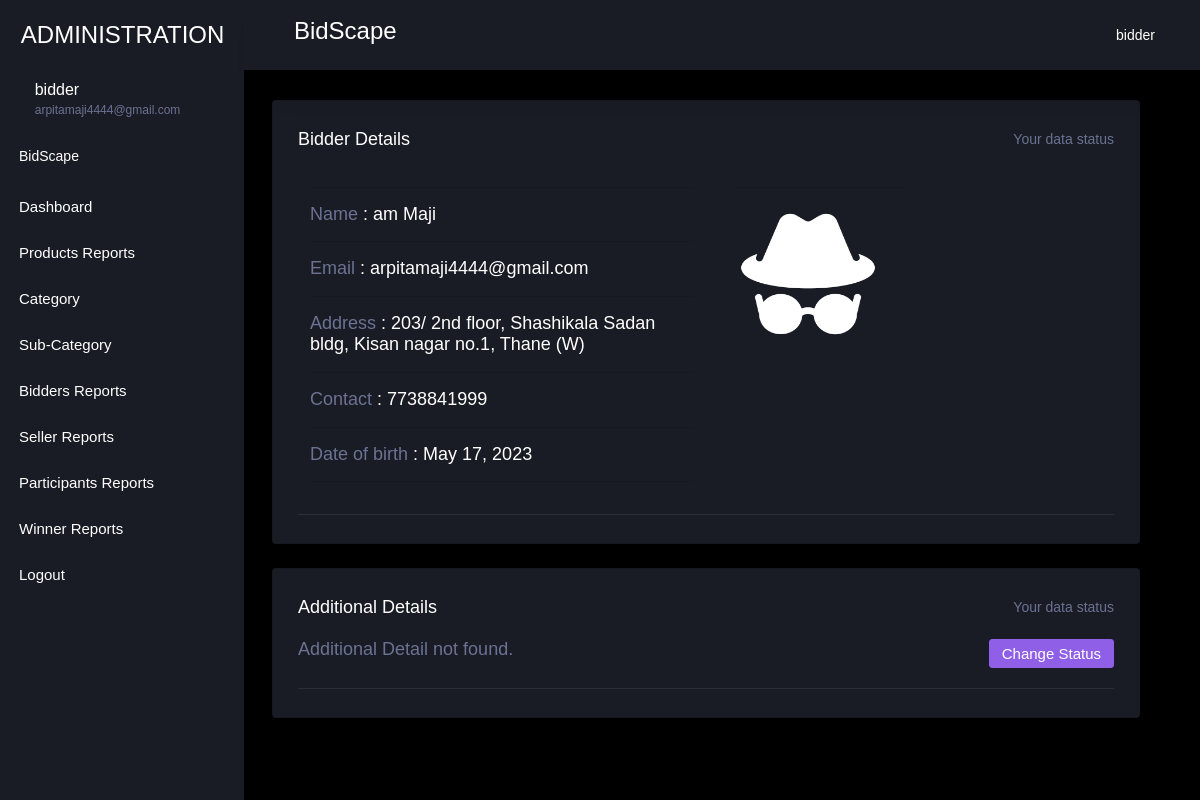
Screenshot of /bidder_detail/9 (signed in) with the database file from the repository.
### bid_app/models.py (models this page shows, shortened)
class AuctionUser(models.Model):
    user = models.ForeignKey(User,on_delete=models.CASCADE,null=True, blank=True)
    dob = models.DateField(null=True, blank=True)
    address = models.CharField(max_length=100,null=True, blank=True)
    contact = models.CharField(max_length=10,null=True, blank=True)
    image = models.FileField(null=True, blank=True)
    user_type = models.CharField(max_length=100,null=True, blank=True)
    status = models.CharField(max_length=100,null=True, blank=True, default="pending")
    membership = models.ForeignKey(Member_fee,on_delete=models.CASCADE,null=True, blank=True)
    created = models.DateTimeField(auto_now_add=True)
    adhar_card = models.FileField(null=True, blank=True)
    pan_card = models.FileField(null=True, blank=True)
    bank_statement = models.FileField(null=True, blank=True)
    adhar_number = models.CharField(max_length=100,null=True, blank=True)
    pan_number = models.CharField(max_length=100,null=True, blank=True)
    account_number = models.CharField(max_length=100,null=True, blank=True)
    agree = models.BooleanField(null=True, blank=True)
    email_verification = models.BooleanField(null=True, blank=True)
    otp = models.CharField(max_length=100,null=True, blank=True)

### bid_app/views.py (the view)
# urls.py: path('bidder_detail/<int:pid>', bidder_detail, name="bidder_detail"),
def bidder_detail(request,pid):
    if not request.user.is_authenticated:
        return redirect('loginadmin')
    data = AuctionUser.objects.get(id=pid)
    d = {'data':data}
    return render(request,'administration/bidder_detail.html',d)

### bid_app/templates/administration/bidder_detail.html
{% extends 'administration/index.html' %}
{% load static %}
{% block body %}
{% load custom_tags %}
<div class="main-panel">
    <div class="content-wrapper">
      <div class="row">
        <div class="col-md-12 grid-margin stretch-card">
          <div class="card">
            <div class="card-body">
              <div class="d-flex flex-row justify-content-between">
                <h4 class="card-title mb-1">Bidder Details</h4>
                <p class="text-muted mb-1">Your data status</p>
              </div>
              <div class="row">
                <div class="col-12">
                  <div class="preview-list">
                    <div class="preview-item border-bottom">
                        <div class="col-md-6"><hr>
                            <h4><span class="text-muted mb-1">Name </span>:  {{data.user.first_name}} {{data.user.last_name}}</h4><hr>
                            <h4><span class="text-muted mb-1">Email </span>:  {{data.user.email}}</h4><hr>
                            <h4><span class="text-muted mb-1">Address </span>: {{data.address}}</h4><hr>
                            <h4><span class="text-muted mb-1">Contact </span>: {{data.contact}}</h4><hr>
                            <h4><span class="text-muted mb-1">Date of birth </span>: {{data.dob}}</h4><hr>
                        </div>
                      <div class="preview-item-content d-sm-flex flex-grow">
                        <div class="col-md-6" style="height:100px;"><hr>
                            <h4>  <img src="{{data.image.url}}" style="width:150px;height:140px"></h4>
                        </div>
                      </div>
                    </div>
                  </div>
                </div>
              </div>
            </div>
          </div>
        </div>
      </div>
      <div class="row">
        <div class="col-md-12 grid-margin stretch-card">
          <div class="card">
            <div class="card-body">
              <div class="d-flex flex-row justify-content-between">
                <h4 class="card-title mb-1">Additional Details</h4>
                <p class="text-muted mb-1">Your data status</p>
              </div>
              <div class="row">
                <div class="col-12">
                  <div class="preview-list">
                    <div class="preview-item border-bottom">
                        {% if data.pan_card %}
                        <div class="col-md-6"><hr>
                            <h4><span class="text-muted mb-1">Pan Card </span>:  <a href="{{data.pan_card.url}}" target="_blank" class="btn btn-info"> view</a></h4><hr>
                            <h4><span class="text-muted mb-1">Aadhar Card </span>:  <a href="{{data.adhar_card.url}}" target="_blank" class="btn btn-info"> view</a></h4><hr>
                            <h4><span class="text-muted mb-1">Bank Statement </span>: <a href="{{data.bank_statement.url}}" target="_blank" class="btn btn-info"> view</a></h4><hr>
                        </div>
                      <div class="preview-item-content d-sm-flex flex-grow">
                        <div class="col-md-6"><hr>
                            <h4><span class="text-muted mb-1">Pan Card number </span>:  {{data.pan_number}}</h4><hr>
                            <h4><span class="text-muted mb-1">Aadhar Card number </span>:  {{data.adhar_number}}</h4><hr>
                            <h4><span class="text-muted mb-1">Bank Account number </span>: {{data.account_number}}</h4><hr>
                        </div>
                        {% else %}
                        <h4><span class="text-muted mb-1">Additional Detail not found.</span></h4><hr>
                        {% endif %}
                        <a href="{% url 'change_user_status' data.id %}" onclick="return confirm('Are you sure to change status?')"><button class="btn btn-info">Change Status</button></a>
                      </div>
                    </div>
                  </div>
                </div>
              </div>
            </div>
          </div>
        </div>
      </div>
    </div>
    {% endblock %}

### bid_app/templates/administration/index.html (shortened to what this page needs)
<!DOCTYPE html>
{% load static %}
<html lang="en">
  <head>
    <link rel="stylesheet" href="{% static 'administration/assets/vendors/mdi/css/materialdesignicons.min.css' %}">
    <link rel="stylesheet" href="{% static 'administration/assets/vendors/css/vendor.bundle.base.css' %}">
    <link rel="stylesheet" href="{% static 'administration/assets/vendors/jvectormap/jquery-jvectormap.css' %}">
    <link rel="stylesheet" href="{% static 'administration/assets/vendors/flag-icon-css/css/flag-icon.min.css' %}">
    <link rel="stylesheet" href="{% static 'administration/assets/vendors/owl-carousel-2/owl.carousel.min.css' %}">
    <link rel="stylesheet" href="{% static 'administration/assets/vendors/owl-carousel-2/owl.theme.default.min.css' %}">
    <link rel="stylesheet" href="{% static 'administration/assets/css/style.css' %}">
  </head>
  <body>
    <div class="container-scroller">
      <nav class="sidebar sidebar-offcanvas" id="sidebar">
        <div class="sidebar-brand-wrapper d-none d-lg-flex align-items-center justify-content-center fixed-top">
          <a class="sidebar-brand brand-logo" href="#" style="color:white">ADMINISTRATION</a>
        </div>
        <ul class="nav">
          <li class="nav-item profile">
            <div class="profile-desc">
              <div class="profile-pic">
                <div class="profile-name">
                  <h5 class="mb-0 font-weight-normal">{{request.user.username}}</h5>
                  <span>{{request.user.email}}</span>
                </div>
              </div>
              <a href="#" id="profile-dropdown" data-toggle="dropdown"><i class="mdi mdi-dots-vertical"></i></a>
            </div>
          </li>
          <li class="nav-item nav-category">
            <span class="nav-link" style="color:white;">BidScape</span>
          </li>
          <li class="nav-item menu-items">
            <a class="nav-link" href="/admin-home">
              <span class="menu-title" style="color:white;">Dashboard</span>
            </a>
          </li>
          <li class="nav-item menu-items">
            <a class="nav-link" href="/admin_view_product">
              <span class="menu-title"style="color:white;">Products Reports</span>
            </a>
          </li>
          <li class="nav-item menu-items">
            <a class="nav-link" data-toggle="collapse" href="#ui-basic-1" aria-expanded="false" aria-controls="ui-basic">
              <span class="menu-title" style="color:white;">Category</span>
              <i class="menu-arrow"></i>
            </a>
          </li>
          <li class="nav-item menu-items">
            <a class="nav-link" data-toggle="collapse" href="#ui-basic-2" aria-expanded="false" aria-controls="ui-basic">
              <span class="menu-title" style="color:white;">Sub-Category</span>
              <i class="menu-arrow"></i>
            </a>
          </li>
          <li class="nav-item menu-items">
            <a class="nav-link" href="/view_buyer_user">
              <span class="menu-title" style="color:white;">Bidders Reports</span>
            </a>
          </li>
          <li class="nav-item menu-items">
            <a class="nav-link" href="/view_seller_user">
              <span class="menu-title" style="color:white;">Seller Reports</span>
            </a>
          </li>
          <li class="nav-item menu-items">
            <a class="nav-link" href="/view_participants">
              <span class="menu-title" style="color:white;">Participants Reports</span>
            </a>
          </li>
          <li class="nav-item menu-items">
            <a class="nav-link" href="/view_winner">
              <span class="menu-title" style="color:white;">Winner Reports</span>
            </a>
          </li>
          <li class="nav-item menu-items">
            <a class="nav-link" href="/logout">
              <span class="menu-title" style="color:white;">Logout</span>
            </a>
          </li>
        </ul>
      </nav>
      <div class="container-fluid page-body-wrapper">
        <nav class="navbar p-0 fixed-top d-flex flex-row">
          <div class="navbar-menu-wrapper flex-grow d-flex align-items-stretch">
            <button class="navbar-toggler navbar-toggler align-self-center" type="button" data-toggle="minimize">
              <span class="mdi mdi-menu"></span>
            </button>
            <ul class="navbar-nav w-100">
              <li class="nav-item w-100">
                <h3>BidScape</h3>
              </li>
            </ul>
            <ul class="navbar-nav navbar-nav-right">
              <li class="nav-item dropdown">
                <a class="nav-link" id="profileDropdown" href="#" data-toggle="dropdown">
                  <div class="navbar-profile">
                    <p class="mb-0 d-none d-sm-block navbar-profile-name">{{request.user.username}}</p>
                    <i class="mdi mdi-menu-down d-none d-sm-block"></i>
                  </div>
                </a>
              </li>
            </ul>
          </div>
        </nav>
        {% block body %}{% endblock %}
          <footer class="footer">
          </footer>
        </div>
      </div>
  </body>
</html>

### rows the page displays
AuctionUser: user.first_name "am", user.last_name "Maji", user.email "arpitamaji4444@gmail.com", address "203/ 2nd floor, Shashikala Sadan bldg, Kisan nagar no.1, Thane (W)", contact "7738841999", dob "May 17, 2023", image (placeholder picture)

### other values shown
{{ request.user.username }} "bidder"
{{ request.user.email }} "arpitamaji4444@gmail.com"
